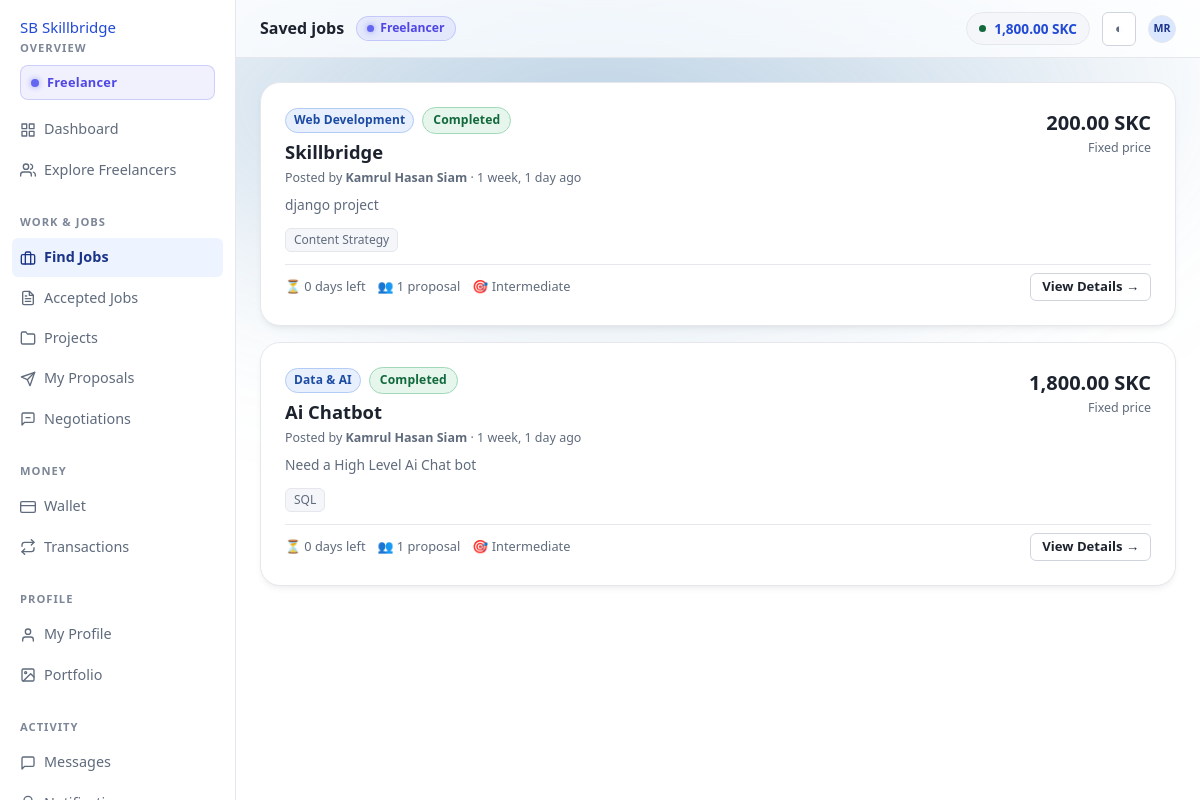
Screenshot of /jobs/saved/ (signed in) with the database file from the repository.
### apps/wallets/models.py (models this page shows, shortened)
class Wallet(TimeStampedModel):
    user = models.OneToOneField(settings.AUTH_USER_MODEL, on_delete=models.PROTECT, related_name='wallet')
    available_balance = MoneyField(help_text='Spendable SkillCoin.')
    reserved_balance = MoneyField(help_text='Locked for published job budgets or a pending withdrawal.')
    escrow_balance = MoneyField(help_text='Committed to funded projects.')
    lifetime_deposited = MoneyField()
    lifetime_withdrawn = MoneyField()
    lifetime_earned = MoneyField()
    lifetime_spent = MoneyField()
    is_frozen = models.BooleanField(default=False, help_text='Admin freeze — blocks every outgoing movement.')
    frozen_reason = models.CharField(max_length=300, blank=True)
    version = models.PositiveBigIntegerField(default=0, help_text='Incremented on every mutation; detects lost updates.')
    class Meta:
        constraints = [models.CheckConstraint(check=models.Q(available_balance__gte=ZERO), name='wallet_available_non_negative'), models.CheckConstraint(check=models.Q(reserved_balance__gte=ZERO), name='wallet_reserved_non_negative'), models.CheckConstraint(check=models.Q(escrow_balance__gte=ZERO), name='wallet_escrow_non_negative')]

### apps/accounts/models.py (models this page shows, shortened)
class User(AbstractBaseUser, PermissionsMixin, UUIDModel, TimeStampedModel):
    class Status(models.TextChoices):
        ACTIVE = ('ACTIVE', 'Active')
        SUSPENDED = ('SUSPENDED', 'Suspended')
        BANNED = ('BANNED', 'Banned')
        CLOSED = ('CLOSED', 'Closed')
    email = models.EmailField(unique=True, db_index=True)
    username = models.CharField(max_length=50, unique=True, db_index=True, validators=[USERNAME_VALIDATOR])
    first_name = models.CharField(max_length=80, blank=True)
    last_name = models.CharField(max_length=80, blank=True)
    role = models.CharField(max_length=12, choices=Role.choices, db_index=True)
    is_email_verified = models.BooleanField(default=False, db_index=True)
    email_verified_at = models.DateTimeField(null=True, blank=True)
    status = models.CharField(max_length=10, choices=Status.choices, default=Status.ACTIVE, db_index=True)
    suspension_reason = models.TextField(blank=True)
    suspended_until = models.DateTimeField(null=True, blank=True)
    is_active = models.BooleanField(default=True)
    is_staff = models.BooleanField(default=False)
    date_joined = models.DateTimeField(default=timezone.now)
    last_seen_at = models.DateTimeField(null=True, blank=True)
    avatar = models.ImageField(upload_to='avatars/%Y/%m/', null=True, blank=True)
    objects = UserManager()
    USERNAME_FIELD = 'email'
    REQUIRED_FIELDS = ['username']
    class Meta:
        ordering = ('-date_joined',)
        indexes = [models.Index(fields=['role', 'status']), models.Index(fields=['-date_joined'])]
    @property
    def full_name(self) -> str:
        name = f'{self.first_name} {self.last_name}'.strip()
        return name or self.username
    @property
    def initials(self) -> str:
        parts = [p for p in (self.first_name, self.last_name) if p]
        if parts:
            return ''.join((p[0] for p in parts[:2])).upper()
        return self.username[:2].upper()
    @property
    def is_freelancer(self) -> bool:
        return self.role == Role.FREELANCER
    @property
    def is_platform_admin(self) -> bool:
        return self.role == Role.ADMIN or self.is_superuser
    @property
    def is_usable(self) -> bool:
        if not self.is_active or self.status in {self.Status.BANNED, self.Status.CLOSED}:
            return False
        if self.status == self.Status.SUSPENDED:
            if self.suspended_until and self.suspended_until <= timezone.now():
                return True
            return False
        return True

### apps/marketplace/models.py (models this page shows, shortened)
class SavedJob(TimeStampedModel):
    job = models.ForeignKey(Job, on_delete=models.CASCADE, related_name='saves')
    user = models.ForeignKey(settings.AUTH_USER_MODEL, on_delete=models.CASCADE, related_name='saved_jobs')
    class Meta:
        ordering = ('-created_at',)
        constraints = [models.UniqueConstraint(fields=['job', 'user'], name='savedjob_unique')]

class Job(SoftDeleteModel, BaseModel):
    class Status(models.TextChoices):
        DRAFT = ('DRAFT', 'Draft')
        OPEN = ('OPEN', 'Open')
        PROPOSAL_RECEIVED = ('PROPOSAL_RECEIVED', 'Proposals received')
        NEGOTIATING = ('NEGOTIATING', 'Negotiating')
        HIRED = ('HIRED', 'Freelancer hired')
        IN_PROGRESS = ('IN_PROGRESS', 'In progress')
        COMPLETED = ('COMPLETED', 'Completed')
        CANCELLED = ('CANCELLED', 'Cancelled')
    class JobType(models.TextChoices):
        FIXED = ('FIXED', 'Fixed price')
        HOURLY = ('HOURLY', 'Hourly')
        MILESTONE = ('MILESTONE', 'Milestone based')
    class Complexity(models.TextChoices):
        SIMPLE = ('SIMPLE', 'Simple')
        INTERMEDIATE = ('INTERMEDIATE', 'Intermediate')
        COMPLEX = ('COMPLEX', 'Complex')
        EXPERT = ('EXPERT', 'Expert')
    class Experience(models.TextChoices):
        ENTRY = ('ENTRY', 'Entry level')
        INTERMEDIATE = ('INTERMEDIATE', 'Intermediate')
        EXPERT = ('EXPERT', 'Expert')
    PUBLIC_STATUSES = [Status.OPEN, Status.PROPOSAL_RECEIVED, Status.NEGOTIATING, Status.HIRED, Status.IN_PROGRESS, Status.COMPLETED]
    OPEN_STATUSES = [Status.OPEN, Status.PROPOSAL_RECEIVED, Status.NEGOTIATING]
    CANCELLABLE_STATUSES = [Status.DRAFT, Status.OPEN, Status.PROPOSAL_RECEIVED, Status.NEGOTIATING]
    client = models.ForeignKey(settings.AUTH_USER_MODEL, on_delete=models.PROTECT, related_name='jobs')
    title = models.CharField(max_length=200)
    slug = models.SlugField(max_length=240, db_index=True)
    category = models.ForeignKey('profiles.Category', on_delete=models.PROTECT, related_name='jobs')
    description = models.TextField()
    requirements = models.TextField(blank=True)
    skills = models.ManyToManyField('profiles.Skill', related_name='jobs', blank=True)
    budget = MoneyField(help_text='Committed budget; reserved on publish.')
    job_type = models.CharField(max_length=10, choices=JobType.choices, default=JobType.FIXED)
    complexity = models.CharField(max_length=12, choices=Complexity.choices, default=Complexity.INTERMEDIATE)
    experience_level = models.CharField(max_length=12, choices=Experience.choices, default=Experience.INTERMEDIATE)
    deadline = models.DateTimeField()
    estimated_days = models.PositiveSmallIntegerField(null=True, blank=True)
    people_required = models.PositiveSmallIntegerField(default=1, help_text='How many freelancers the work needs.')
    team_required = models.BooleanField(default=False, help_text='The hired freelancer is expected to build a team.')
    status = models.CharField(max_length=18, choices=Status.choices, default=Status.DRAFT, db_index=True)
    is_featured = models.BooleanField(default=False, db_index=True)
    visibility_note = models.CharField(max_length=200, blank=True)
    published_at = models.DateTimeField(null=True, blank=True, db_index=True)
    budget_reserved_at = models.DateTimeField(null=True, blank=True)
    reserve_transaction = models.ForeignKey('wallets.WalletTransaction', on_delete=models.SET_NULL, null=True, blank=True, related_name='reserved_jobs')
    reserved_amount = MoneyField(help_text='Currently held in reserve for this job.')
    hired_freelancer = models.ForeignKey(settings.AUTH_USER_MODEL, on_delete=models.SET_NULL, null=True, blank=True, related_name='hired_jobs')
    hired_at = models.DateTimeField(null=True, blank=True)
    cancelled_at = models.DateTimeField(null=True, blank=True)
    cancellation_reason = models.TextField(blank=True)
    completed_at = models.DateTimeField(null=True, blank=True)
    proposal_count = models.PositiveIntegerField(default=0, db_index=True)
    view_count = models.PositiveIntegerField(default=0)
    message_count = models.PositiveIntegerField(default=0)
    is_flagged = models.BooleanField(default=False)
    moderation_note = models.CharField(max_length=300, blank=True)
    search_text = models.TextField(blank=True, editable=False, db_index=True)
    objects = JobQuerySet.as_manager()
    class Meta:
        ordering = ('-published_at', '-created_at')
        indexes = [models.Index(fields=['status', '-published_at']), models.Index(fields=['client', '-created_at']), models.Index(fields=['category', 'status']), models.Index(fields=['-budget']), models.Index(fields=['deadline']), models.Index(fields=['search_text'], name='job_search_text')]
        constraints = [models.CheckConstraint(check=models.Q(budget__gt=ZERO), name='job_budget_positive'), models.CheckConstraint(check=models.Q(people_required__gte=1), name='job_people_required_min'), models.CheckConstraint(check=~models.Q(status__in=['OPEN', 'PROPOSAL_RECEIVED', 'NEGOTIATING']) | models.Q(budget_reserved_at__isnull=False), name='job_open_requires_reservation')]
    @property
    def days_left(self) -> int | None:
        if not self.deadline:
            return None
        return max((self.deadline - timezone.now()).days, 0)
    def get_absolute_url(self) -> str:
        return reverse('marketplace:job_detail', args=[self.public_id])

### apps/profiles/models.py (models this page shows, shortened)
class Category(TimeStampedModel):
    name = models.CharField(max_length=120, unique=True)
    slug = models.SlugField(max_length=140, unique=True, db_index=True)
    description = models.TextField(blank=True)
    icon = models.CharField(max_length=40, blank=True, help_text='Icon key used by the templates.')
    parent = models.ForeignKey('self', on_delete=models.CASCADE, null=True, blank=True, related_name='children')
    order = models.PositiveSmallIntegerField(default=0)
    is_active = models.BooleanField(default=True, db_index=True)
    is_featured = models.BooleanField(default=False)
    class Meta:
        ordering = ('order', 'name')
        verbose_name_plural = 'categories'

class Skill(TimeStampedModel):
    name = models.CharField(max_length=80, unique=True)
    slug = models.SlugField(max_length=100, unique=True, db_index=True)
    category = models.ForeignKey(Category, on_delete=models.SET_NULL, null=True, blank=True, related_name='skills')
    is_active = models.BooleanField(default=True, db_index=True)
    usage_count = models.PositiveIntegerField(default=0, db_index=True)
    class Meta:
        ordering = ('-usage_count', 'name')

### apps/marketplace/views.py (the view)
# urls.py: urlpatterns = [path('', views.job_list, name='job_list'), path('post/', views.job_create, name='job_create'), path('mine/', views.my_jobs, name='my_jobs'), path('saved/', views.saved_jobs, name='saved
def saved_jobs(request):
    if not request.user.is_authenticated:
        return redirect('accounts:login')
    rows = SavedJob.objects.filter(user=request.user).select_related('job', 'job__category', 'job__client').order_by('-created_at')
    page, querystring = paginate(request, rows, 15)
    return render(request, 'marketplace/saved_jobs.html', {'page': page, 'querystring': querystring, 'nav': 'jobs', 'page_title': 'Saved jobs'})

### apps/marketplace/templates/marketplace/saved_jobs.html (shortened to what this page needs)
{% extends "layouts/dashboard.html" %}
{% block page_heading %}Saved jobs{% endblock %}
{% block content %}
{% if page.object_list %}
  <div class="stack">
    {% for saved in page.object_list %}
      {% with job=saved.job %}{% include "components/job-card.html" %}{% endwith %}
    {% endfor %}
  </div>
{% else %}
  {% include "components/empty-state.html" with title="Nothing saved yet" body="Save a job from the jobs list to come back to it." action_url="/jobs/" action_label="Browse jobs" %}
{% endif %}
{% endblock %}

### templates/layouts/dashboard.html (shortened to what this page needs)
{% extends "base.html" %}
{% load static %}
{% block shell_css %}<link rel="stylesheet" href="{% static 'css/dashboard.css' %}?v=4.0">{% endblock %}
{% block chrome %}
<div class="app">
  <aside class="app-side">
    <a class="brand" href="{% url 'home' %}">
      <span class="brand__mark" aria-hidden="true">SB</span> Skillbridge
    </a>
    {% include "components/sidebar.html" %}
  </aside>
  <div class="app-main">
    <header class="app-top">
      <span class="app-top__title">{% block page_heading %}{% endblock %}</span>
      {% if user.is_freelancer %}
        <span class="top-role-badge top-role-badge--freelancer"><span class="role-pulse-dot"></span> Freelancer</span>
      {% elif user.is_client %}
        <span class="top-role-badge top-role-badge--client"><span class="role-pulse-dot"></span> Client</span>
      {% endif %}
      {% if wallet %}
        <a class="wallet-chip hide-sm" href="{% url 'wallets:wallet' %}" title="Available balance">
          <span class="wallet-chip__dot" aria-hidden="true"></span>
          {{ wallet.available_balance|coin }} {{ SKILLCOIN.CODE }}
        </a>
      {% endif %}
      <button class="icon-btn" type="button" data-theme-toggle aria-label="Switch colour theme">◐</button>
      <a class="avatar avatar--sm" href="{% url 'accounts:settings' %}" title="{{ user.full_name }}">
        {% if user.avatar %}<img src="{{ user.avatar.url }}" alt="">{% else %}{{ user.initials }}{% endif %}
      </a>
    </header>
    <main id="main" class="app-body{% block body_class %}{% endblock %}">
      {% block content %}{% endblock %}
    </main>
  </div>
</div>
{% endblock %}

### templates/components/job-card.html (shortened to what this page needs)
<div class="card job-card-component" style="transition:transform 0.2s ease, box-shadow 0.2s ease;">
  <div class="card__body">
    <div class="row row--between row--top" style="gap:var(--gap-3);margin-bottom:var(--gap-2)">
      <div style="min-width:0;flex:1 1 auto">
        <div class="row row--tight" style="margin-bottom:6px;flex-wrap:wrap">
          <span class="sb-pill sb-pill--info" style="font-size:0.75rem;padding:2px 8px">{{ job.category.name }}</span>
          {% status_pill job.status %}
        </div>
        <h3 style="margin:0 0 4px;font-size:1.15rem;font-weight:700;line-height:1.3">
          <a href="{{ job.get_absolute_url }}" style="color:var(--text);text-decoration:none">{{ job.title }}</a>
        </h3>
        <p class="tiny muted" style="margin:0">
          Posted by <strong>{{ job.client.full_name }}</strong> · {{ job.published_at|default:job.created_at|timesince }} ago
        </p>
      </div>
      <div style="text-align:right;flex-shrink:0">
        <span class="coin bold" style="font-size:1.25rem">{{ job.budget|coins }}</span>
        <div class="tiny muted">{{ job.get_job_type_display }}</div>
      </div>
    </div>
    <p class="muted small" style="margin:var(--gap-2) 0 var(--gap-3);display:-webkit-box;-webkit-line-clamp:2;-webkit-box-orient:vertical;overflow:hidden;line-height:1.5">
      {{ job.description|truncatewords:40 }}
    </p>
    <div class="tag-list" style="margin-bottom:var(--gap-3)">
      {% for skill in job.skills.all|slice:":5" %}
        <span class="tag" style="font-size:0.75rem;padding:2px 8px">{{ skill.name }}</span>
      {% endfor %}
    </div>
    <div class="row row--between" style="font-size:0.8rem;color:var(--text-muted);border-top:1px solid var(--line);padding-top:var(--gap-2);margin-top:auto">
      <div class="row row--tight" style="gap:var(--gap-3)">
        <span>⏳ {{ job.days_left|default:0 }} days left</span>
        <span>👥 {{ job.proposal_count }} proposal{{ job.proposal_count|pluralize }}</span>
        <span>🎯 {{ job.get_experience_level_display }}</span>
      </div>
      <div>
        <a class="btn btn--secondary btn--sm" href="{{ job.get_absolute_url }}">View Details →</a>
      </div>
    </div>
  </div>
</div>

### rows the page displays
Wallet: available_balance|coin "1,800.00"
User: initials "MR"
SavedJob: job.category.name "Web Development", job "Skillbridge", job.client.full_name "Kamrul Hasan Siam", job.published_at "1 week, 1 day", job.budget|coins "200.00 SKC", job.job_type "Fixed price", job.description "django project", job.days_left "0", job.proposal_count "1", job.experience_level "Intermediate"
Job: status "Completed"
Skill: name "Content Strategy"
SavedJob: job.category.name "Data & AI", job "Ai Chatbot", job.client.full_name "Kamrul Hasan Siam", job.published_at "1 week, 1 day", job.budget|coins "1,800.00 SKC", job.job_type "Fixed price", job.description "Need a High Level Ai Chat bot", job.days_left "0", job.proposal_count "1", job.experience_level "Intermediate"
Job: status "Completed"
Skill: name "SQL"

### other values shown
{{ SKILLCOIN.CODE }} "SKC"
